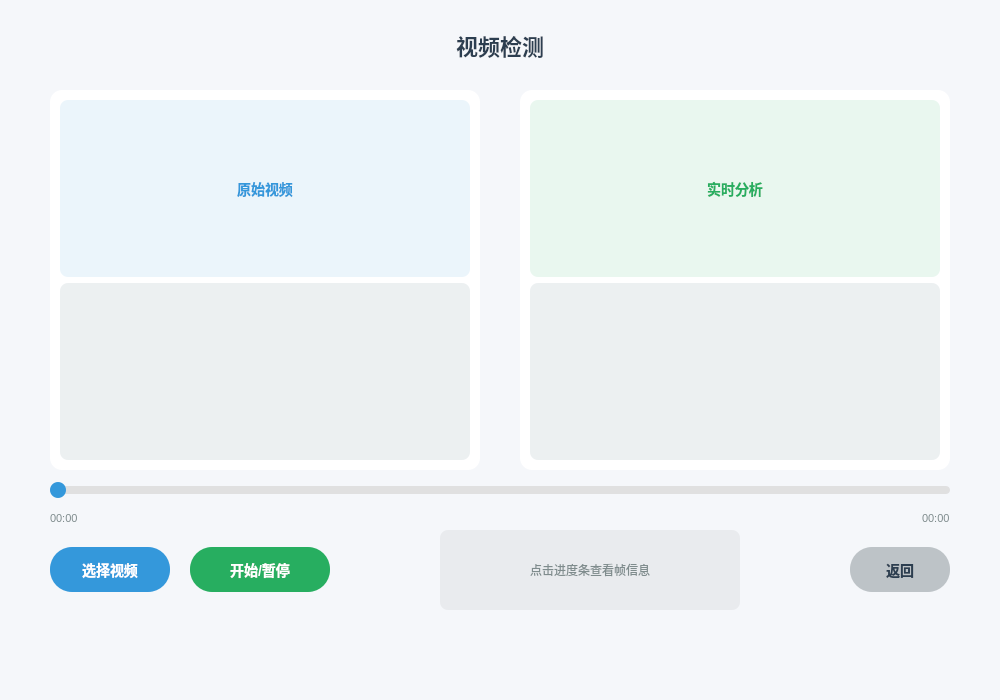
<?xml version="1.0" encoding="UTF-8"?>
<ui version="4.0">
 <class>Form</class>
 <widget class="QWidget" name="Form">
  <property name="geometry">
   <rect>
    <x>0</x>
    <y>0</y>
    <width>1000</width>
    <height>700</height>
   </rect>
  </property>
  <property name="windowTitle">
   <string>视频检测 - 泪膜破裂检测系统</string>
  </property>
  <property name="styleSheet">
   <string notr="true">background-color: #f5f7fa;</string>
  </property>

  <!-- 顶部标题 -->
  <widget class="QLabel" name="pageTitle">
   <property name="geometry">
    <rect>
     <x>0</x>
     <y>20</y>
     <width>1000</width>
     <height>50</height>
    </rect>
   </property>
   <property name="styleSheet">
    <string notr="true">color: #2c3e50;
font-size: 22px;
font-weight: bold;
background: transparent;</string>
   </property>
   <property name="text">
    <string>视频检测</string>
   </property>
   <property name="alignment">
    <set>Qt::AlignCenter</set>
   </property>
  </widget>

  <!-- 原视频区域 -->
  <widget class="QFrame" name="originalFrame">
   <property name="geometry">
    <rect>
     <x>50</x>
     <y>90</y>
     <width>430</width>
     <height>380</height>
    </rect>
   </property>
   <property name="styleSheet">
    <string notr="true">background: white;
border: none;
border-radius: 12px;</string>
   </property>
   <property name="frameShape">
    <enum>QFrame::StyledPanel</enum>
   </property>

   <layout class="QVBoxLayout" name="originalLayout">
    <property name="leftMargin">
     <number>10</number>
    </property>
    <property name="topMargin">
     <number>10</number>
    </property>
    <property name="rightMargin">
     <number>10</number>
    </property>
    <property name="bottomMargin">
     <number>10</number>
    </property>

    <item>
     <widget class="QLabel" name="labelTitle1">
      <property name="maximumHeight">
       <number>35</number>
      </property>
      <property name="styleSheet">
       <string notr="true">color: #3498db;
font-size: 14px;
font-weight: bold;
background: #ebf5fb;
border-radius: 8px;</string>
      </property>
      <property name="text">
       <string>原始视频</string>
      </property>
      <property name="alignment">
       <set>Qt::AlignCenter</set>
      </property>
     </widget>
    </item>

    <item>
     <widget class="QLabel" name="label">
      <property name="styleSheet">
       <string notr="true">background: #ecf0f1;
border-radius: 8px;</string>
      </property>
      <property name="text">
       <string/>
      </property>
      <property name="alignment">
       <set>Qt::AlignCenter</set>
      </property>
     </widget>
    </item>
   </layout>
  </widget>

  <!-- 结果视频区域 -->
  <widget class="QFrame" name="resultFrame">
   <property name="geometry">
    <rect>
     <x>520</x>
     <y>90</y>
     <width>430</width>
     <height>380</height>
    </rect>
   </property>
   <property name="styleSheet">
    <string notr="true">background: white;
border: none;
border-radius: 12px;</string>
   </property>
   <property name="frameShape">
    <enum>QFrame::StyledPanel</enum>
   </property>

   <layout class="QVBoxLayout" name="resultLayout">
    <property name="leftMargin">
     <number>10</number>
    </property>
    <property name="topMargin">
     <number>10</number>
    </property>
    <property name="rightMargin">
     <number>10</number>
    </property>
    <property name="bottomMargin">
     <number>10</number>
    </property>

    <item>
     <widget class="QLabel" name="labelTitle2">
      <property name="maximumHeight">
       <number>35</number>
      </property>
      <property name="styleSheet">
       <string notr="true">color: #27ae60;
font-size: 14px;
font-weight: bold;
background: #e9f7ef;
border-radius: 8px;</string>
      </property>
      <property name="text">
       <string>实时分析</string>
      </property>
      <property name="alignment">
       <set>Qt::AlignCenter</set>
      </property>
     </widget>
    </item>

    <item>
     <widget class="QLabel" name="label_2">
      <property name="styleSheet">
       <string notr="true">background: #ecf0f1;
border-radius: 8px;</string>
      </property>
      <property name="text">
       <string/>
      </property>
      <property name="alignment">
       <set>Qt::AlignCenter</set>
      </property>
     </widget>
    </item>
   </layout>
  </widget>

  <!-- 进度条区域 -->
  <widget class="QWidget" name="progressWidget">
   <property name="geometry">
    <rect>
     <x>50</x>
     <y>480</y>
     <width>900</width>
     <height>50</height>
    </rect>
   </property>
   <property name="styleSheet">
    <string notr="true">background: transparent;</string>
   </property>

   <layout class="QVBoxLayout" name="progressLayout" spacing="2">
    <property name="leftMargin">
     <number>0</number>
    </property>
    <property name="topMargin">
     <number>0</number>
    </property>
    <property name="rightMargin">
     <number>0</number>
    </property>
    <property name="bottomMargin">
     <number>0</number>
    </property>

    <!-- 进度条滑块 -->
    <item>
     <widget class="QSlider" name="videoSlider">
      <property name="minimumSize">
       <size>
        <width>0</width>
        <height>20</height>
       </size>
      </property>
      <property name="styleSheet">
       <string notr="true">QSlider::groove:horizontal {
    border: none;
    height: 8px;
    background: #e0e0e0;
    border-radius: 4px;
}

QSlider::handle:horizontal {
    width: 16px;
    margin: -4px 0;
    background: #3498db;
    border-radius: 8px;
}

QSlider::handle:horizontal:hover {
    background: #2980b9;
}</string>
      </property>
      <property name="minimum">
       <number>0</number>
      </property>
      <property name="maximum">
       <number>100</number>
      </property>
      <property name="value">
       <number>0</number>
      </property>
      <property name="orientation">
       <enum>Qt::Horizontal</enum>
      </property>
     </widget>
    </item>

    <!-- 时间显示 -->
    <item>
     <layout class="QHBoxLayout" name="timeLayout">
      <item>
       <widget class="QLabel" name="timeLabel">
        <property name="styleSheet">
         <string notr="true">color: #7f8c8d;
font-size: 11px;</string>
        </property>
        <property name="text">
         <string>00:00</string>
        </property>
        <property name="minimumWidth">
         <number>60</number>
        </property>
       </widget>
      </item>
      <item>
       <spacer name="timeSpacer">
        <property name="orientation">
         <enum>Qt::Horizontal</enum>
        </property>
        <property name="sizeHint" stdset="0">
         <size>
          <width>40</width>
          <height>20</height>
         </size>
        </property>
       </spacer>
      </item>
      <item>
       <widget class="QLabel" name="durationLabel">
        <property name="styleSheet">
         <string notr="true">color: #7f8c8d;
font-size: 11px;</string>
        </property>
        <property name="text">
         <string>00:00</string>
        </property>
        <property name="minimumWidth">
         <number>60</number>
        </property>
       </widget>
      </item>
     </layout>
    </item>
   </layout>
  </widget>

  <!-- 底部按钮 -->
  <widget class="QWidget" name="buttonFrame">
   <property name="geometry">
    <rect>
     <x>0</x>
     <y>530</y>
     <width>1000</width>
     <height>80</height>
    </rect>
   </property>
   <property name="styleSheet">
    <string notr="true">background: transparent;</string>
   </property>

   <layout class="QHBoxLayout" name="buttonLayout">
    <property name="leftMargin">
     <number>50</number>
    </property>
    <property name="rightMargin">
     <number>50</number>
    </property>
    <property name="spacing">
     <number>20</number>
    </property>

    <item>
     <widget class="QPushButton" name="pushButton">
      <property name="minimumSize">
       <size>
        <width>120</width>
        <height>45</height>
       </size>
      </property>
      <property name="styleSheet">
       <string notr="true">QPushButton {
    background: #3498db;
    color: white;
    border: none;
    border-radius: 22px;
    font-size: 14px;
    font-weight: bold;
}

QPushButton:hover {
    background: #2980b9;
}</string>
      </property>
      <property name="text">
       <string>选择视频</string>
      </property>
     </widget>
    </item>

    <item>
     <widget class="QPushButton" name="pushButton_2">
      <property name="minimumSize">
       <size>
        <width>140</width>
        <height>45</height>
       </size>
      </property>
      <property name="styleSheet">
       <string notr="true">QPushButton {
    background: #27ae60;
    color: white;
    border: none;
    border-radius: 22px;
    font-size: 14px;
    font-weight: bold;
}

QPushButton:hover {
    background: #1e8449;
}</string>
      </property>
      <property name="text">
       <string>开始/暂停</string>
      </property>
     </widget>
    </item>

    <item>
     <spacer name="buttonSpacer">
      <property name="orientation">
       <enum>Qt::Horizontal</enum>
      </property>
      <property name="sizeHint" stdset="0">
       <size>
        <width>20</width>
        <height>20</height>
       </size>
      </property>
     </spacer>
    </item>

    <!-- 状态信息标签 -->
    <item>
     <widget class="QLabel" name="statusLabel">
      <property name="minimumSize">
       <size>
        <width>300</width>
        <height>0</height>
       </size>
      </property>
      <property name="styleSheet">
       <string notr="true">color: #7f8c8d;
font-size: 12px;
padding: 8px 15px;
background: rgba(0,0,0,0.05);
border-radius: 8px;</string>
      </property>
      <property name="text">
       <string>点击进度条查看帧信息</string>
      </property>
      <property name="alignment">
       <set>Qt::AlignCenter</set>
      </property>
     </widget>
    </item>

    <item>
     <spacer name="statusSpacer">
      <property name="orientation">
       <enum>Qt::Horizontal</enum>
      </property>
      <property name="sizeHint" stdset="0">
       <size>
        <width>20</width>
        <height>20</height>
       </size>
      </property>
     </spacer>
    </item>

    <item>
     <widget class="QPushButton" name="pushButton_3">
      <property name="minimumSize">
       <size>
        <width>100</width>
        <height>45</height>
       </size>
      </property>
      <property name="styleSheet">
       <string notr="true">QPushButton {
    background: #bdc3c7;
    color: #2c3e50;
    border: none;
    border-radius: 22px;
    font-size: 14px;
    font-weight: bold;
}

QPushButton:hover {
    background: #aab7b8;
}</string>
      </property>
      <property name="text">
       <string>返回</string>
      </property>
     </widget>
    </item>
   </layout>
  </widget>
 </widget>
 <resources/>
 <connections/>
</ui>
